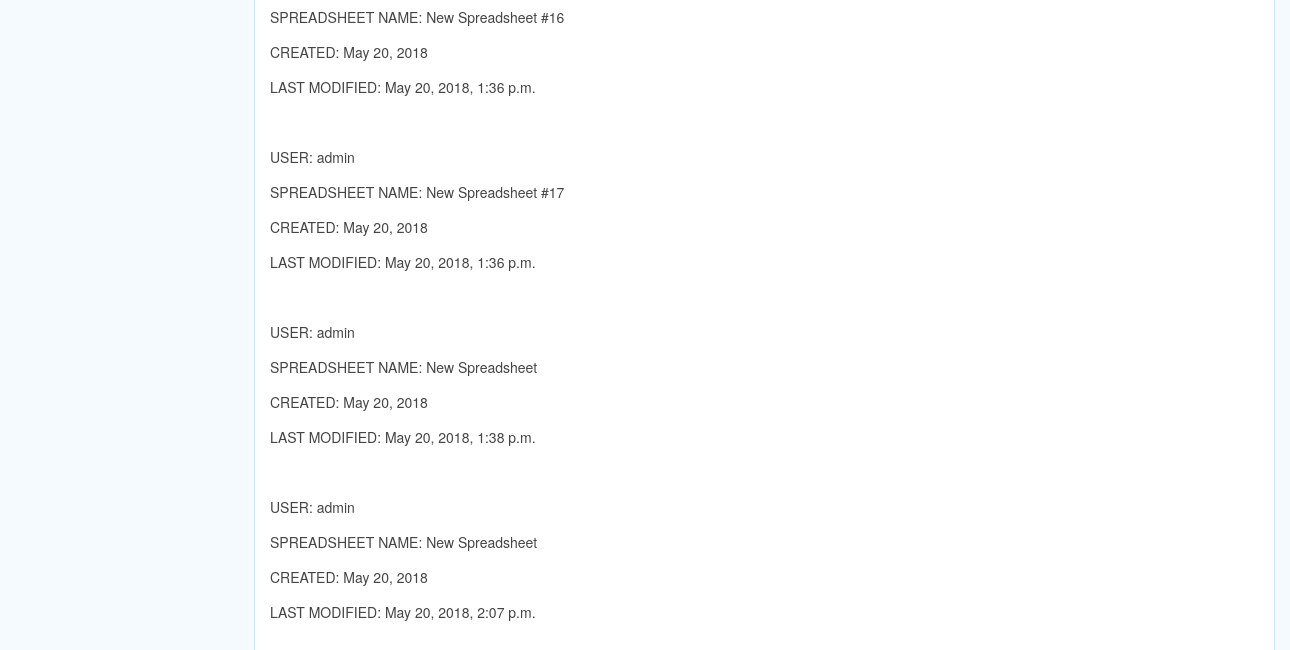
The page /reports/ (lower part) on the database as committed earlier.
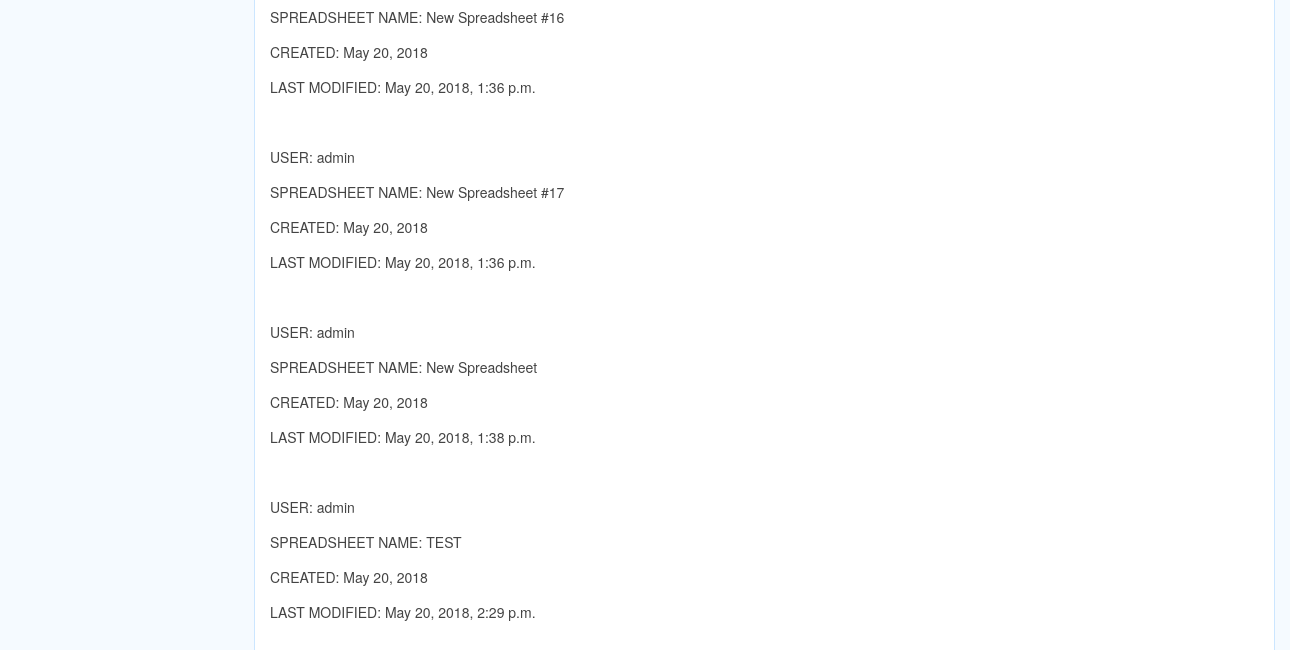
The same page on the database as committed later.
### reports/models.py (models this page shows, shortened)
class Spreadsheet(models.Model):
	user = models.ForeignKey(User, unique=False, on_delete=models.CASCADE)
	spreadsheet_name = models.CharField(max_length=255)
	spreadsheet_description = models.TextField(default='')
	spreadsheet_creation_date = models.DateField(auto_now_add=True, editable=False)
	spreadsheet_last_modification = models.DateTimeField(auto_now=True)
	row_number = models.IntegerField(default=5)
	column_number = models.IntegerField(default=0)

### reports/views.py (the view)
# urls.py: 2. Add a URL to urlpatterns:  path('', views.home, name='home')
def home(request):
    spreadsheets = Spreadsheet.objects.all()
    num_spreadsheets = len(spreadsheets)
    return render(request, 'home.html', context={'spreadsheets': spreadsheets, 'num_spreadsheets': num_spreadsheets}, )

### reports/templatetags/widget_tweeks.py (called while the page is built)
def silence_without_field(fn):
    def wrapped(field, attr):
        if not field:
            return ""
        return fn(field, attr)
    return wrapped

### reports/templates/home.html (shortened to what this page needs)
{% extends "./base/base.html" %}
{% block content %}
<div class="uk-width-1-1">
	{% for sp in spreadsheets %}
	<p>USER: {{sp.user}}</p>
	<p>SPREADSHEET NAME: {{sp.spreadsheet_name}}</p>
	<p>CREATED: {{sp.spreadsheet_creation_date}}</p>
	<p>LAST MODIFIED: {{sp.spreadsheet_last_modification}}</p>
	{% endfor %}
</div>
{% endblock %}

Rows that differ between the two databases and show on the page:
changed Spreadsheet: spreadsheet_name "New Spreadsheet" → "TEST"; spreadsheet_last_modification "May 20, 2018, 2:07 p.m." → "May 20, 2018, 2:29 p.m."
